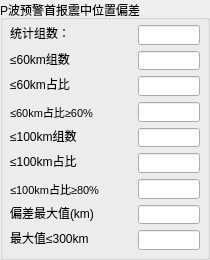
   <widget class="QGroupBox" name="groupBox_2">
    <property name="geometry">
     <rect>
      <x>330</x>
      <y>230</y>
      <width>210</width>
      <height>260</height>
     </rect>
    </property>
    <property name="title">
     <string>P波预警首报震中位置偏差</string>
    </property>
    <widget class="QLabel" name="label_9">
     <property name="geometry">
      <rect>
       <x>10</x>
       <y>25</y>
       <width>60</width>
       <height>16</height>
      </rect>
     </property>
     <property name="text">
      <string>统计组数：</string>
     </property>
    </widget>
    <widget class="QLineEdit" name="single_p_dis_diff_sum">
     <property name="geometry">
      <rect>
       <x>138</x>
       <y>25</y>
       <width>62</width>
       <height>20</height>
      </rect>
     </property>
     <property name="readOnly">
      <bool>true</bool>
     </property>
    </widget>
    <widget class="QLabel" name="label_10">
     <property name="geometry">
      <rect>
       <x>10</x>
       <y>51</y>
       <width>89</width>
       <height>16</height>
      </rect>
     </property>
     <property name="text">
      <string>≤60km组数</string>
     </property>
    </widget>
    <widget class="QLineEdit" name="diff_le_60km_cnt">
     <property name="geometry">
      <rect>
       <x>138</x>
       <y>51</y>
       <width>62</width>
       <height>19</height>
      </rect>
     </property>
     <property name="readOnly">
      <bool>true</bool>
     </property>
    </widget>
    <widget class="QLabel" name="label_11">
     <property name="geometry">
      <rect>
       <x>10</x>
       <y>76</y>
       <width>89</width>
       <height>16</height>
      </rect>
     </property>
     <property name="text">
      <string>≤60km占比</string>
     </property>
    </widget>
    <widget class="QLineEdit" name="diff_le_60km_rate">
     <property name="geometry">
      <rect>
       <x>138</x>
       <y>76</y>
       <width>62</width>
       <height>20</height>
      </rect>
     </property>
     <property name="readOnly">
      <bool>true</bool>
     </property>
    </widget>
    <widget class="QLabel" name="label_12">
     <property name="geometry">
      <rect>
       <x>10</x>
       <y>102</y>
       <width>108</width>
       <height>20</height>
      </rect>
     </property>
     <property name="font">
      <font>
       <pointsize>8</pointsize>
      </font>
     </property>
     <property name="text">
      <string>≤60km占比≥60%</string>
     </property>
    </widget>
    <widget class="QLineEdit" name="diff_le_60km_pass">
     <property name="geometry">
      <rect>
       <x>138</x>
       <y>102</y>
       <width>62</width>
       <height>20</height>
      </rect>
     </property>
     <property name="readOnly">
      <bool>true</bool>
     </property>
    </widget>
    <widget class="QLabel" name="label_13">
     <property name="geometry">
      <rect>
       <x>10</x>
       <y>128</y>
       <width>96</width>
       <height>16</height>
      </rect>
     </property>
     <property name="text">
      <string>≤100km组数</string>
     </property>
    </widget>
    <widget class="QLineEdit" name="diff_le_100km_cnt">
     <property name="geometry">
      <rect>
       <x>138</x>
       <y>128</y>
       <width>62</width>
       <height>19</height>
      </rect>
     </property>
     <property name="readOnly">
      <bool>true</bool>
     </property>
    </widget>
    <widget class="QLabel" name="label_14">
     <property name="geometry">
      <rect>
       <x>10</x>
       <y>153</y>
       <width>96</width>
       <height>16</height>
      </rect>
     </property>
     <property name="text">
      <string>≤100km占比</string>
     </property>
    </widget>
    <widget class="QLineEdit" name="diff_le_100km_rate">
     <property name="geometry">
      <rect>
       <x>138</x>
       <y>153</y>
       <width>62</width>
       <height>20</height>
      </rect>
     </property>
     <property name="readOnly">
      <bool>true</bool>
     </property>
    </widget>
    <widget class="QLabel" name="label_15">
     <property name="geometry">
      <rect>
       <x>10</x>
       <y>179</y>
       <width>108</width>
       <height>20</height>
      </rect>
     </property>
     <property name="font">
      <font>
       <pointsize>8</pointsize>
      </font>
     </property>
     <property name="text">
      <string>≤100km占比≥80%</string>
     </property>
    </widget>
    <widget class="QLineEdit" name="diff_le_100km_pass">
     <property name="geometry">
      <rect>
       <x>138</x>
       <y>179</y>
       <width>62</width>
       <height>20</height>
      </rect>
     </property>
     <property name="readOnly">
      <bool>true</bool>
     </property>
    </widget>
    <widget class="QLabel" name="label_16">
     <property name="geometry">
      <rect>
       <x>10</x>
       <y>205</y>
       <width>86</width>
       <height>16</height>
      </rect>
     </property>
     <property name="text">
      <string>偏差最大值(km)</string>
     </property>
    </widget>
    <widget class="QLineEdit" name="single_p_dis_diff_max">
     <property name="geometry">
      <rect>
       <x>138</x>
       <y>205</y>
       <width>62</width>
       <height>19</height>
      </rect>
     </property>
     <property name="readOnly">
      <bool>true</bool>
     </property>
    </widget>
    <widget class="QLabel" name="label_17">
     <property name="geometry">
      <rect>
       <x>10</x>
       <y>230</y>
       <width>108</width>
       <height>16</height>
      </rect>
     </property>
     <property name="text">
      <string>最大值≤300km</string>
     </property>
    </widget>
    <widget class="QLineEdit" name="dis_diff_max_le_300km_pass">
     <property name="geometry">
      <rect>
       <x>138</x>
       <y>230</y>
       <width>62</width>
       <height>20</height>
      </rect>
     </property>
     <property name="readOnly">
      <bool>true</bool>
     </property>
    </widget>
   </widget>
